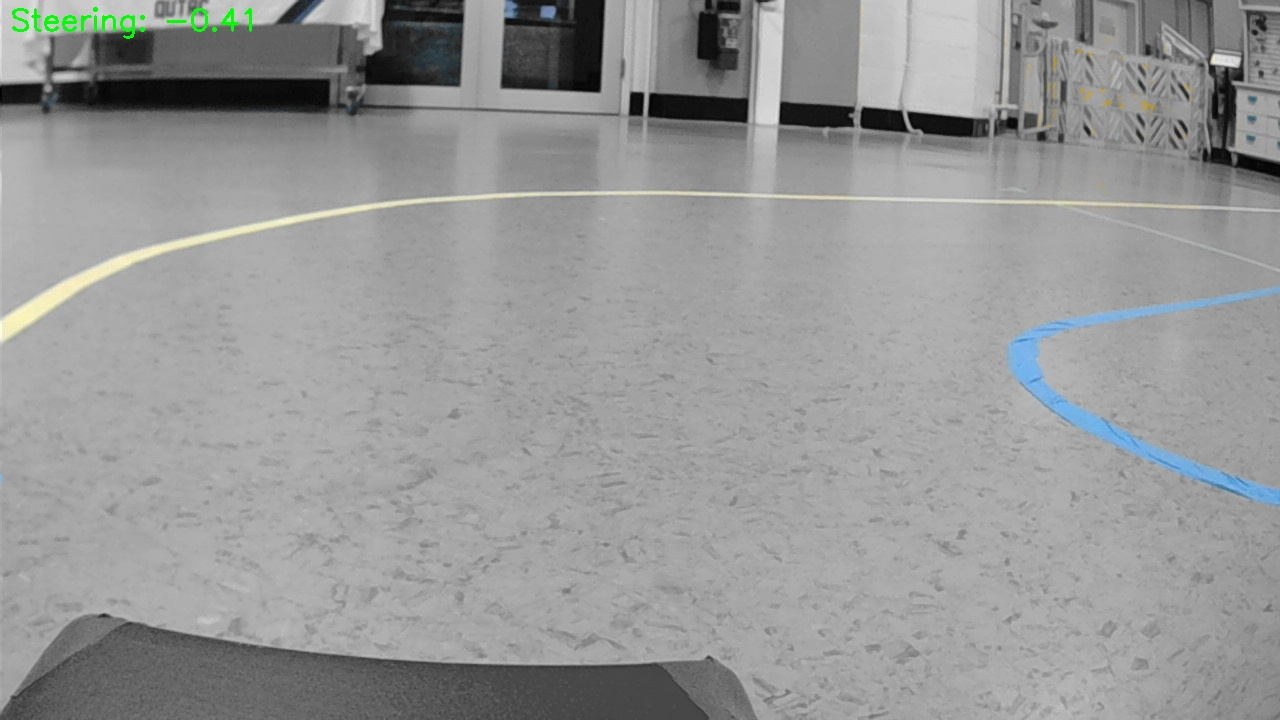
#> input picture img.jpg, 1280 x 720 px
$ python -i color_detection.py   (imports and definitions only)
#> lines starting #> are read from the running program, lines starting #| are printed output that depends on the picture; after the words box and inside, x2 and y2 are one past the last pixel; in counts of white or black regions, pixels touching at a corner belong together
#> further down, picture is the input picture: shape (720, 1280, 3); mean B, G, R 151, 151.3, 150.4
import cv2
import numpy as np

def process_frame(frame):
    """
        steering_value: float between -1 and 1 (0 is straight)
        processed_frame: visualized frame with detected lines highlighted
        finish_detected: boolean indicating if finish line (green) is detected
    """
    height, width = frame.shape[:2]
#> height = 720; width = 1280
    half_width = width // 2
#> half_width = 640

    frame = frame[:, :half_width]
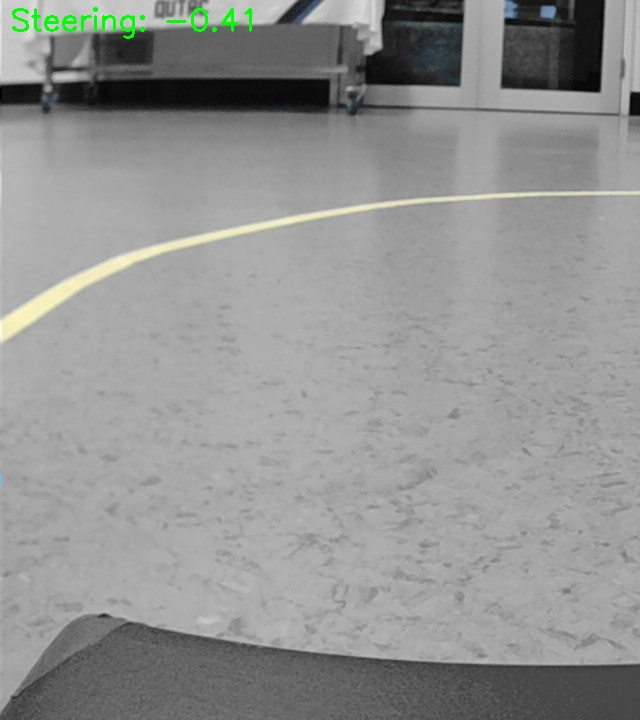
#> frame: shape (720, 640, 3); mean of channels 0, 1, 2 145.9, 147.2, 146.3; drawn as B, G, R
    frame = cv2.flip(frame, -1)

    processed_frame = frame.copy()
    height, width = frame.shape[:2]
#> width = 640

    hsv_frame = cv2.cvtColor(frame, cv2.COLOR_BGR2HSV)
#> hsv_frame: shape (720, 640, 3); mean H, S, V 4.9, 2.4, 147.3

    # right side of track range
    blue_lower = np.array([96, 56, 51])
    blue_upper = np.array([111, 255, 255])

    # left side of track range
    yellow_lower = np.array([23, 20, 165])
    yellow_upper = np.array([53, 175, 255])

    # end of track range
    green_lower = np.array([40, 26, 116])
    green_upper = np.array([76, 255, 255])

    # mask image for ranges
    blue_mask = cv2.inRange(hsv_frame, blue_lower, blue_upper)
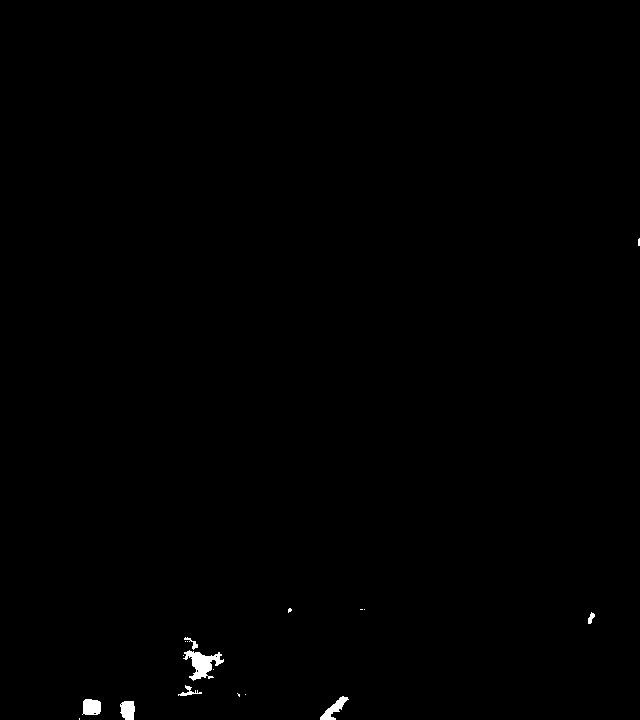
#> blue_mask: shape (720, 640); 0.34% white; 18 white regions (11 under 20 px), largest, box (x1, y1, x2, y2) and area: (183, 650, 224, 681) 584, (82, 699, 101, 715) 264, (320, 696, 349, 720) 258
    yellow_mask = cv2.inRange(hsv_frame, yellow_lower, yellow_upper)
#> yellow_mask: shape (720, 640); 1.3% white; 16 white regions (15 under 20 px), largest, box (x1, y1, x2, y2) and area: (0, 378, 640, 528) 6131

    green_mask = cv2.inRange(hsv_frame, green_lower, green_upper)
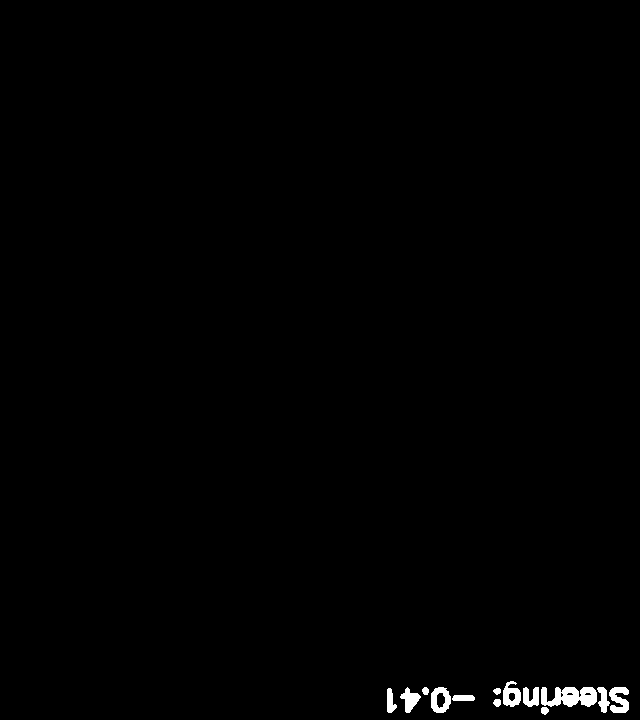
#> green_mask: shape (720, 640); 0.65% white; 13 white regions, largest, box (x1, y1, x2, y2) and area: (541, 687, 597, 707) 815, (609, 687, 629, 713) 358, (431, 687, 451, 713) 334

    gray_frame = cv2.cvtColor(frame, cv2.COLOR_BGR2GRAY)
    gray_frame = cv2.cvtColor(gray_frame, cv2.COLOR_GRAY2BGR)
#> gray_frame: shape (720, 640, 3)

    combined_mask = cv2.bitwise_or(blue_mask, cv2.bitwise_or(yellow_mask, green_mask))
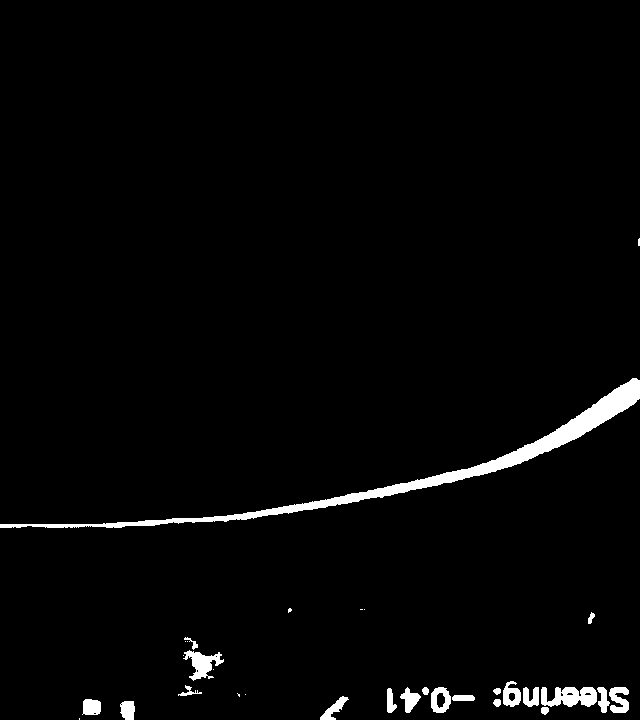
#> combined_mask: shape (720, 640); 2.3% white; 32 white regions (11 under 20 px), largest, box (x1, y1, x2, y2) and area: (0, 378, 640, 528) 6131, (541, 687, 597, 707) 818, (183, 650, 224, 681) 584
    processed_frame = np.where(combined_mask[:, :, np.newaxis] > 0, frame, gray_frame)

    # look for green
    green_pixels = cv2.countNonZero(green_mask)
#> green_pixels = 2979
    finish_detected = green_pixels > (width * height * 0.05)
#> finish_detected = False

    # steering calc for mid of screen in bottom third
    roi_height = height // 3
#> roi_height = 240
    bottom_region = hsv_frame[height - roi_height:height, :]
#> bottom_region: shape (240, 640, 3); mean H, S, V 12.5, 6, 130.4

    bottom_blue_mask = cv2.inRange(bottom_region, blue_lower, blue_upper)
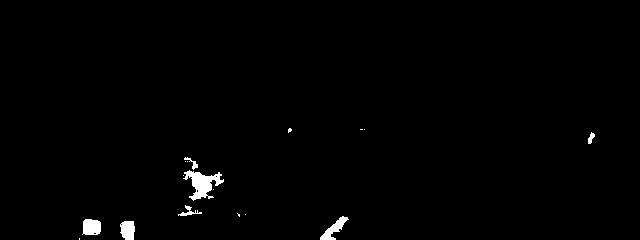
#> bottom_blue_mask: shape (240, 640); 1% white; 17 white regions (10 under 20 px), largest, box (x1, y1, x2, y2) and area: (183, 170, 224, 201) 584, (82, 219, 101, 235) 264, (320, 216, 349, 240) 258
    # bottom_blue_mask[:, :half_width] = 0

    bottom_yellow_mask = cv2.inRange(bottom_region, yellow_lower, yellow_upper)
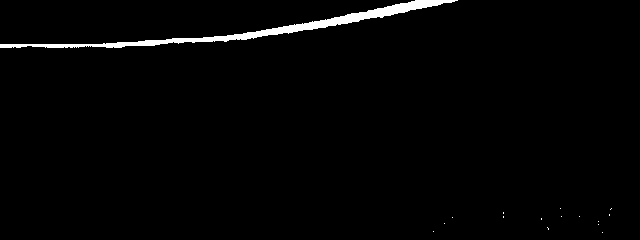
#> bottom_yellow_mask: shape (240, 640); 1.7% white; 16 white regions (15 under 20 px), largest, box (x1, y1, x2, y2) and area: (0, 0, 458, 48) 2634
    # bottom_yellow_mask[:, half_width:] = 0


    # find blue and yellow
    blue_moments = cv2.moments(bottom_blue_mask)
#> blue_moments = moments, m00 399585, centre m10/m00, m01/m00 = (205.7, 204.1)
    yellow_moments = cv2.moments(bottom_yellow_mask)
#> yellow_moments = moments, m00 677280, centre m10/m00, m01/m00 = (266.4, 28.93)

    # Default to center position (0 for Servo library)
    steering_value = 0.0

    # Find both lines
    if blue_moments["m00"] > 0 and yellow_moments["m00"] > 0:
        # [7 lines of commented-out code are left out]

        blue_x = int(blue_moments["m10"] / blue_moments["m00"])
#> blue_x = 205
        yellow_x = int(yellow_moments["m10"] / yellow_moments["m00"])
#> yellow_x = 266

        # find center of lines
        center_x = (blue_x + yellow_x) // 2
#> center_x = 235

        # Map center_x from 0-width to -1 to 1
        # 0 = left edge (-1), width/2 = center (0), width = right edge (1)
        steering_value = (center_x - (width / 2)) / (width / 2)
#> steering_value = -0.266

        # draw line for visuals
        print("both colors detected")
        cv2.line(processed_frame, (width//2, height), (center_x, height - roi_height), (0, 255, 255), 2)

    # if only blue steer left (away)
    elif blue_moments["m00"] > 0:
        blue_x = int(blue_moments["m10"] / blue_moments["m00"])
        # Convert original 0-1 scale to -1 to 1 (shifting left)
        raw_steering = 0.3 - (0.3 * (1 - (blue_x / width)))  # 0 to 0.3 range
        steering_value = (raw_steering * 2) - 1

    # if only yellow steer right (away)
    elif yellow_moments["m00"] > 0:
        yellow_x = int(yellow_moments["m10"] / yellow_moments["m00"])
        # Convert original 0-1 scale to -1 to 1 (shifting right)
        raw_steering = 0.7 + (0.3 * (yellow_x / width))  # 0.7 to 1 range
        steering_value = (raw_steering * 2) - 1

    # Ensure steering value is between -1 and 1
    steering_value = max(-1.0, min(1.0, steering_value))

    cv2.putText(processed_frame, f"Steering: {steering_value:.2f}", (10, 30),
                cv2.FONT_HERSHEY_SIMPLEX, 1, (0, 255, 0), 2)
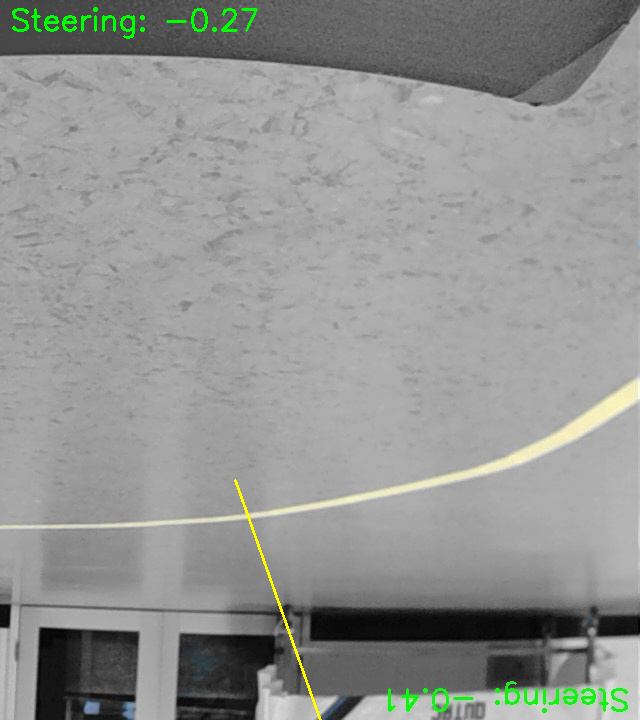
#> processed_frame: shape (720, 640, 3); mean of channels 0, 1, 2 145.5, 148, 146.3; drawn as B, G, R

    if finish_detected:
        cv2.putText(processed_frame, "FINISH LINE DETECTED", (width//2 - 150, height//2),
                    cv2.FONT_HERSHEY_SIMPLEX, 1, (0, 255, 0), 3)

    return steering_value, processed_frame, finish_detected

>>> import cv2
>>> picture = cv2.imread('../img.jpg')
>>> result = process_frame(picture)
